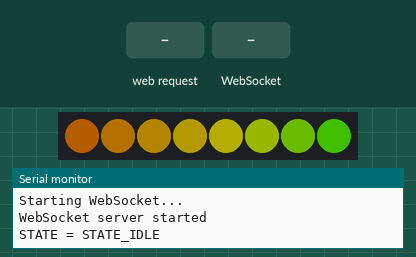
The sketch below on a simulated ESP32. On the bench: 8 RGB LEDs in strip order, left to right, the last lines printed to the serial monitor. The test bench sets the inputs (shaded band). Dim RGB values are drawn brighter than linear; random numbers use the default seed unless the sketch sets one; the camera gives no picture; not simulated (calls return 0 or success): credentials.h.

Above: at 1.5 s.
1.6 s: HTTP request GET /capture received
At 2.0 s:
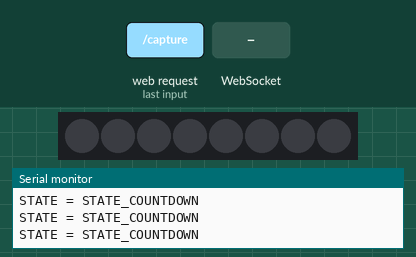
4.6 s: WebSocket text "C" received
7.6 s: WebSocket text "C" received
At 7.76 s:
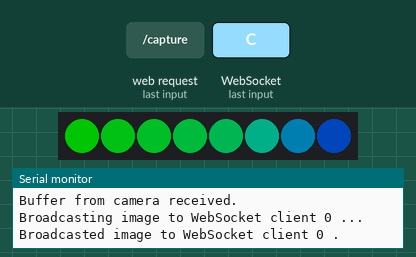
10.0 s: WebSocket text "C" received
At 10.16 s:
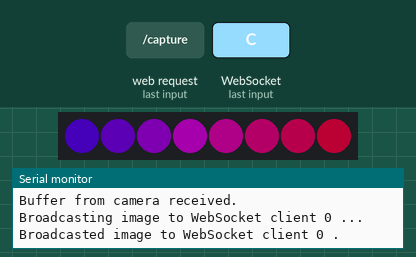
12.4 s: WebSocket text "C" received
At 12.56 s:
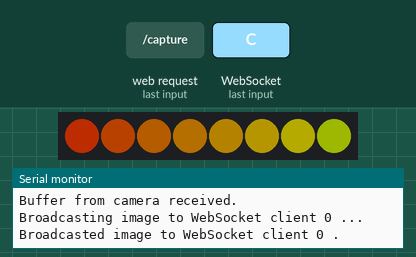
15.4 s: HTTP request GET / received
Timing chart, 0 to 22.7 s (numbered marks = the images above; inputs shaded):
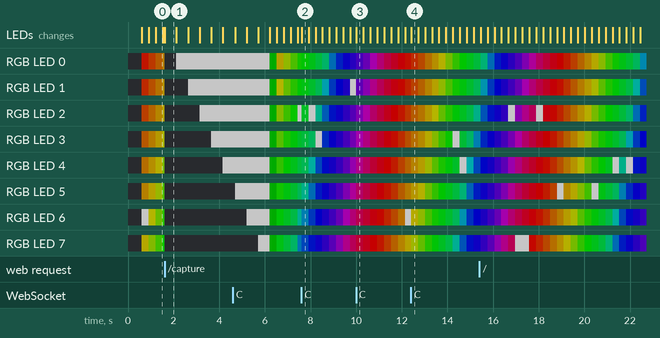

The sketch:

birthdayBooth.ino
```cpp
#include <WiFi.h>
#include <WebServer.h>
#include <WebSocketsServer.h>
#include "esp_camera.h"
#include "esp_timer.h"
#include "soc/soc.h"           // Disable brownout problems
#include "soc/rtc_cntl_reg.h"  // Disable brownout problems
#include "driver/rtc_io.h"
#include "credentials.h"
#include "webpage.h"
#include "leds.h"

const char* ssid = "BirthdayBooth";      //mySSID;
const char* password = "BirthdayBooth";  //myPASSWORD;
String hostname = "birthday-booth";
const int channel = 6;
//const bool  hide_SSID = false;
//const int   max_connection = 2;
IPAddress local_ip(192, 168, 0, 50);
IPAddress gateway(192, 168, 0, 50);
IPAddress subnet(255, 255, 255, 0);

// Pin definition for the camera module
#define CAMERA_MODEL_AI_THINKER
#define PWDN_GPIO_NUM 32
#define RESET_GPIO_NUM -1
#define XCLK_GPIO_NUM 0
#define SIOD_GPIO_NUM 26
#define SIOC_GPIO_NUM 27
#define Y9_GPIO_NUM 35
#define Y8_GPIO_NUM 34
#define Y7_GPIO_NUM 39
#define Y6_GPIO_NUM 36
#define Y5_GPIO_NUM 21
#define Y4_GPIO_NUM 19
#define Y3_GPIO_NUM 18
#define Y2_GPIO_NUM 5
#define VSYNC_GPIO_NUM 25
#define HREF_GPIO_NUM 23
#define PCLK_GPIO_NUM 22
#define LED_GPIO_NUM 4

#define STATE_IDLE 0
#define STATE_COUNTDOWN 1
#define STATE_CAPTURE 2
int STATE = 0;
int STATE_PREVIOUS = -1;
String stateTbl[] = { "STATE_IDLE", "STATE_COUNTDOWN", "STATE_CAPTURE" };

//Create an instance of HTTP server
WebServer server(80);
// Create an instance of the WebSocketsServer
WebSocketsServer webSocket = WebSocketsServer(81);

void handle_OnConnect() {
  Serial.println("Delivering landing page...");
  server.send(200, "text/html", index_html);
}

void handle_OnCapture() {
  Serial.println("Capture request received.");
  server.send(200, "text/plain", "Capture request received successfully.");
  STATE = STATE_COUNTDOWN;
}

void captureAndSendPhoto() {
  Serial.println("Taking photo...");
  Serial.println("Sending message for capturing to all WebSocket clients ...");
  webSocket.broadcastTXT("capturing", strlen("capturing"));
  Serial.println("Sent message for capturing to all WebSocket clients .");
  camera_fb_t* fb = NULL;
  fb = esp_camera_fb_get();
  if (fb) {
    Serial.println("Buffer from camera received.");
    Serial.println("Broadcasting image to WebSocket client 0 ...");
    //    webSocket.sendBIN(0, fb->buf, fb->len);
    webSocket.broadcastBIN(fb->buf, fb->len);
    Serial.println("Broadcasted image to WebSocket client 0 .");
    esp_camera_fb_return(fb);
  }
}

// Function to handle WebSocket events
void webSocketEvent(uint8_t num, WStype_t type, uint8_t* payload, size_t length) {
  switch (type) {
    // When a WebSocket connection is established
    case WStype_CONNECTED:
      Serial.printf("[%u] Connected!\n", num);
      break;
    // When data is received from a WebSocket connection
    case WStype_TEXT:
      Serial.println("Call to Websocket received.");
      if (payload[0] == 'C') {  // Capture a photo
        captureAndSendPhoto();
      }
      break;
    // When a WebSocket connection is closed
    case WStype_DISCONNECTED:
      Serial.printf("[%u] Disconnected!\n", num);
      break;
  }
}

void setup() {
  Serial.begin(115200);

  // Open Wi-Fi Access Point
  //  WiFi.mode(WIFI_AP);
  //  WiFi.softAPConfig(local_ip, gateway, subnet);
  Serial.println("Opening Access Point...");
  WiFi.softAP(ssid, password);  //, channel); //WiFi.softAP(ssid, password, channel, hide_SSID, max_connection);
  IPAddress IP = WiFi.softAPIP();
  Serial.print("IP address for Access Point: ");
  Serial.println(IP);
  WiFi.setSleep(false);

  // Turn-off the 'brownout detector'
  WRITE_PERI_REG(RTC_CNTL_BROWN_OUT_REG, 0);

  // Configure the camera
  camera_config_t config;
  config.ledc_channel = LEDC_CHANNEL_0;
  config.ledc_timer = LEDC_TIMER_0;
  config.pin_d0 = Y2_GPIO_NUM;
  config.pin_d1 = Y3_GPIO_NUM;
  config.pin_d2 = Y4_GPIO_NUM;
  config.pin_d3 = Y5_GPIO_NUM;
  config.pin_d4 = Y6_GPIO_NUM;
  config.pin_d5 = Y7_GPIO_NUM;
  config.pin_d6 = Y8_GPIO_NUM;
  config.pin_d7 = Y9_GPIO_NUM;
  config.pin_xclk = XCLK_GPIO_NUM;
  config.pin_pclk = PCLK_GPIO_NUM;
  config.pin_vsync = VSYNC_GPIO_NUM;
  config.pin_href = HREF_GPIO_NUM;
  config.pin_sscb_sda = SIOD_GPIO_NUM;
  config.pin_sscb_scl = SIOC_GPIO_NUM;
  config.pin_pwdn = PWDN_GPIO_NUM;
  config.pin_reset = RESET_GPIO_NUM;
  config.xclk_freq_hz = 20000000;
  config.pixel_format = PIXFORMAT_JPEG;

  if (psramFound()) {
    config.frame_size = FRAMESIZE_UXGA;
    config.jpeg_quality = 12;  //10
    config.fb_count = 2;       //2
    config.grab_mode = CAMERA_GRAB_LATEST;
    Serial.println("PSRAM present -> Camera resolution is UXGA (1600 × 1200)");
  } else {
    config.frame_size = FRAMESIZE_SVGA;
    config.jpeg_quality = 12;
    config.fb_count = 1;
    config.fb_location = CAMERA_FB_IN_DRAM;
    Serial.println("PSRAM not present -> Camera resolution is SVGA (800 x 600)");
  }

  // Initialize the camera
  esp_err_t err = esp_camera_init(&config);
  if (err != ESP_OK) {
    Serial.printf("Camera initialization failed with error 0x%x", err);
    ESP.restart();
  }

  // HTTP route for root / web page
  server.on("/", handle_OnConnect);

  // Alternative HTTP route to WebSocket for photo capture
  server.on("/capture", handle_OnCapture);

  //Start HTTP server
  Serial.println("Starting Web Server...");
  server.begin();
  Serial.println("Web Server started");

  // Start the WebSocket server
  Serial.println("Starting WebSocket...");
  webSocket.begin();
  webSocket.onEvent(webSocketEvent);
  Serial.println("WebSocket server started");

  // Setup LED RING
  setupLeds();
}

void loop() {
  server.handleClient();
  webSocket.loop();
  handleState();
}

void handleState() {
  unsigned long millisNow = millis();
  //  Serial.println("STATE = " + stateTbl[STATE] + ", STATE_PREVIOUS = " + stateTbl[STATE_PREVIOUS]);
  if (STATE != STATE_PREVIOUS) { Serial.println("STATE = " + stateTbl[STATE]); }
  switch (STATE) {
    case STATE_IDLE:  //***********************************************************
      ledsRainbowWithGlitter();
      counter = 0;
      break;
    case STATE_COUNTDOWN:  //***********************************************************
      Serial.println("STATE = " + stateTbl[STATE]);
      ledsCountdown();
      if (counter > NUM_LEDS) { STATE = STATE_CAPTURE; }
      break;
    case STATE_CAPTURE:
      Serial.println("STATE = " + stateTbl[STATE]);
      ledsGreen();
      captureAndSendPhoto();
      //      sinelon();
      STATE = STATE_IDLE;
      break;
    default:
      break;
  }
  STATE_PREVIOUS = STATE;
}
```

leds.h
```cpp
#include <FastLED.h>
#define NUM_LEDS 8
CRGBArray<NUM_LEDS> leds;
#define PIN_LED 13  //GPIO1 (TX)
#define BRIGHTNESS 96
#define FRAMES_PER_SECOND 120
uint8_t gHue = 0;  // rotating "base color" used by many of the patterns
int counter;

void setupLeds() {
  FastLED.addLeds<NEOPIXEL, PIN_LED>(leds, NUM_LEDS);
  FastLED.setBrightness(BRIGHTNESS);
}

void rainbow() {
  // FastLED's built-in rainbow generator
  fill_rainbow(leds, NUM_LEDS, gHue, 7);
}

void addGlitter(fract8 chanceOfGlitter) {
  if (random8() < chanceOfGlitter) {
    leds[random16(NUM_LEDS)] += CRGB::White;
  }
}

void ledsRainbowWithGlitter() {
  // built-in FastLED rainbow, plus some random sparkly glitter
  rainbow();
  addGlitter(80);
  FastLED.show();
  FastLED.delay(1000 / FRAMES_PER_SECOND);  // insert a delay to keep the framerate modest
  EVERY_N_MILLISECONDS(20) {
    gHue++;
  }  // slowly cycle the "base color" through the rainbow
}

void ledsCountdown() {
  // built-in FastLED rainbow, plus some random sparkly glitter
  FastLED.clear();
  for (int i = 0; i < counter ; i++) {
    leds[i] = CRGB::White;
  }
  //  leds = CRGB::Black;
  FastLED.show();
  FastLED.delay(1000 / FRAMES_PER_SECOND);  // insert a delay to keep the framerate modest
  EVERY_N_MILLISECONDS(500) {
    counter++;
  }  // slowly cycle the "base color" through the rainbow
}

void ledsGreen() {
  // built-in FastLED rainbow, plus some random sparkly glitter
  FastLED.showColor(CRGB::Green);
}

void ledsSinelon() {
  // a colored dot sweeping back and forth, with fading trails
  fadeToBlackBy(leds, NUM_LEDS, 20);
  int pos = beatsin16(13, 0, NUM_LEDS - 1);
  leds[pos] += CHSV(0, 255, 192); //red
  FastLED.show();
  FastLED.delay(1000 / FRAMES_PER_SECOND);  // insert a delay to keep the framerate modest
  EVERY_N_MILLISECONDS(20) {
    gHue++;
  }  // slowly cycle the "base color" through the rainbow
}
```

webpage.h
```cpp
const char index_html[] PROGMEM = R"rawliteral(
<!DOCTYPE html>
<html>
<head>
  <title>ESP32-CAM Photo Viewer</title>
</head>
<body>
  <h1>ESP32-CAM Photo Viewer</h1>
  <button onclick="capturePhoto()">Capture Photo</button>
  <div id="photoContainer"></div>

  <script>
    var socket;

    // Function to connect to the WebSocket server
    function connectWebSocket() {
      socket = new WebSocket('ws://'+location.hostname+':81/');
      socket.binaryType = 'arraybuffer';

      // When the WebSocket connection is established
      socket.onopen = function(event) {
        console.log('Connected to WebSocket');
      };

      // When data is received from the WebSocket server
      socket.onmessage = function(event) {
        console.log("Message from WebSocket connection received.");
        const contentType = event.data.constructor.name;
        console.log('Received data type: ' + event.data.constructor.name);

        if (contentType === 'Blob' || contentType === 'ArrayBuffer') {
          console.log("Receiving image...");
          var imgData = new Uint8Array(event.data);
          var blob = new Blob([imgData], { type: 'image/jpeg' });
          var imgUrl = URL.createObjectURL(blob);
          var img = document.createElement('img');
          img.src = imgUrl;
          document.getElementById('photoContainer').replaceChildren(img);
        }
        else{
          console.log('WebSocket message: ' + event.data);
          console.log("Capture in progress...");
        }
      };

      // When the WebSocket connection is closed
      socket.onclose = function(event) {
        console.log('WebSocket connection closed');
      };
    }

    // Function to capture a photo from the ESP32-CAM
    function capturePhoto() {
      console.log('Capturing photo...');
      if (socket.readyState === WebSocket.OPEN) {
        socket.send('C');
      }
      else{
        console.log('WebSocket not connected.')
      }
    }

    // Connect to the WebSocket server on page load
    window.addEventListener('load', connectWebSocket);
  </script>
</body>
</html>
)rawliteral";
```

Measured:
- what the display in image 1 shows lasts 0.5 s, from 1.6 s to 2.1 s
